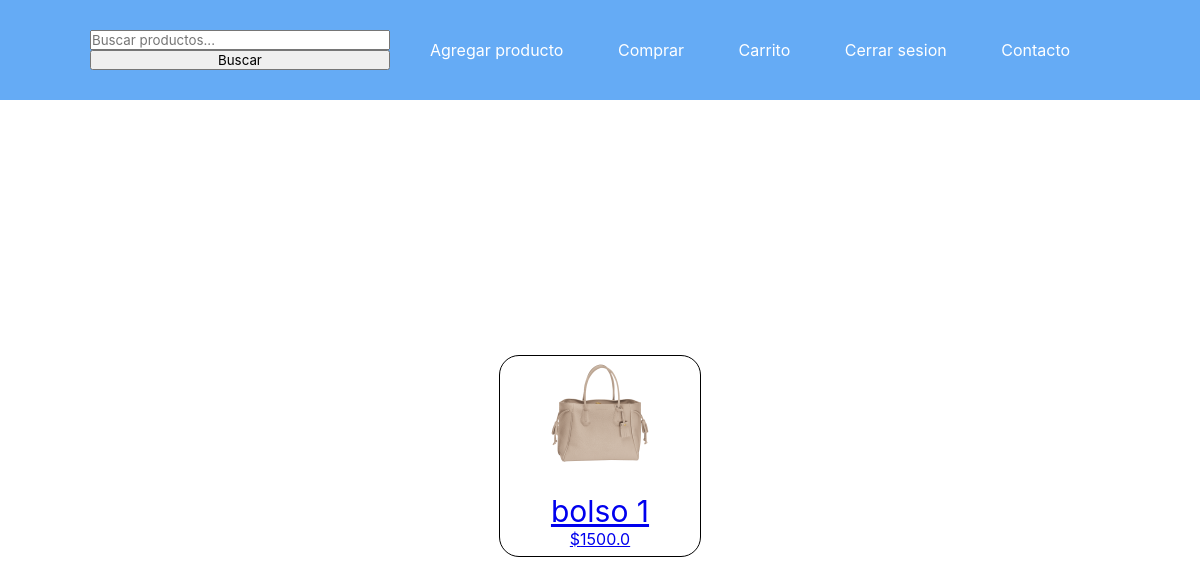
Screenshot of /buy (signed in) with the database file from the repository.
### ecommerce/models.py (models this page shows)
class stockProducts(models.Model):
    thumbnail = models.ImageField(null=True, upload_to=marketplace_directory_path())
    nom_prod = models.CharField(max_length=50)
    precio_prod = models.FloatField()
    descripcion = models.TextField(max_length=250)
    categoria = models.ForeignKey(categorias, on_delete=models.CASCADE)
    hayStock = models.BooleanField(default=True)
    def __str__(self) -> str:
        return self.nom_prod

### ecommerce/views.py (the view)
# urls.py: path('buy', views.buy, name="buy"),
@login_required
def buy(request):
    busqueda = request.GET.get("buscar")
    stock = stockProducts.objects.all()
    if busqueda:
        stock = stockProducts.objects.filter(
            nom_prod__icontains = busqueda
        )
    return render(request, 'buy.html', {
        'products' : stock
    })

### ecommerce/templates/buy.html (shortened to what this page needs)
{% extends 'base.html' %}
{% load static %}
    {% block content %}
    <main>
        {% for product in products %}
        {% if product.hayStock %}
            <a href="{% url 'product_detail' product.id  %}" class="product_card">
                <img src={{product.thumbnail.url}} alt="" class="imagen_buy">
                <p class="product">{{product}}</p>
                <p>${{product.precio_prod}}</p>
            </a>
        {% else %}
            {% if user.is_staff %}
                <a href="{% url 'product_detail' product.id  %}" class="product_card">
                    <img src={{product.thumbnail.url}} alt="" class="imagen_buy">
                    <p class="product">{{product}}</p>
                    <p>${{product.precio_prod}}</p>
                </a>
            {% endif %}
        {% endif %}
        {% endfor %}
    </main>
    {% endblock %}

### ecommerce/static/style.css (style rules this page uses)
* { margin: 0; padding: 0; font-family: -apple-system, BlinkMacSystemFont, 'Segoe UI', Roboto, Oxygen, Ubuntu, Cantarell, 'Open Sans', 'Helvetica Neue', sans-serif; }
body { height: 100vh; }
main { display: flex; justify-content: center; align-items: center; height: 89vh; flex-direction: column; }
.product { font-size: 30px; margin-top: 30px; }
.product_card { display: flex; justify-content: center; flex-direction: column; align-items: center; width: 200px; height: 200px; cursor: pointer; border-radius: 20px; margin: 15px; border: 1px solid black; }
.imagen_buy { width: 100px; }

### rows the page displays
stockProducts: thumbnail (picture), nom_prod "bolso 1", precio_prod "1500.0"
